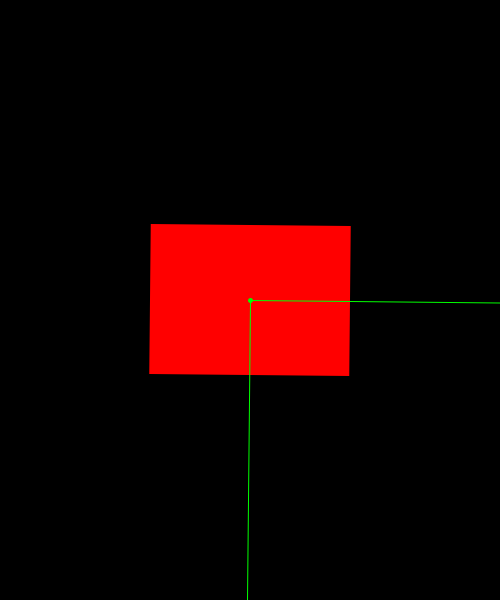
Frame 1 (no input)
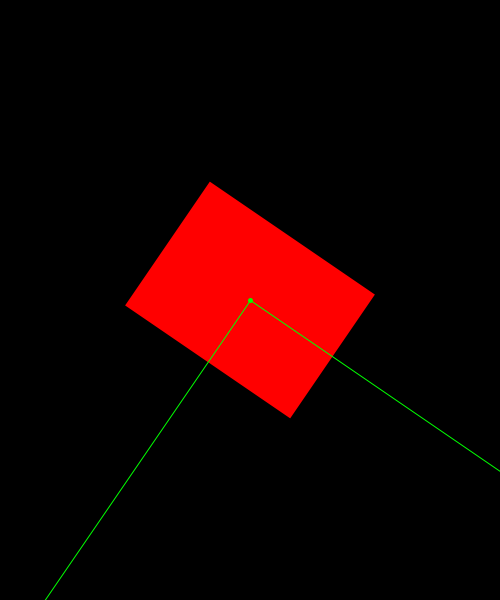
Frame 60 (the mouse pressed at the canvas centre just before this capture)
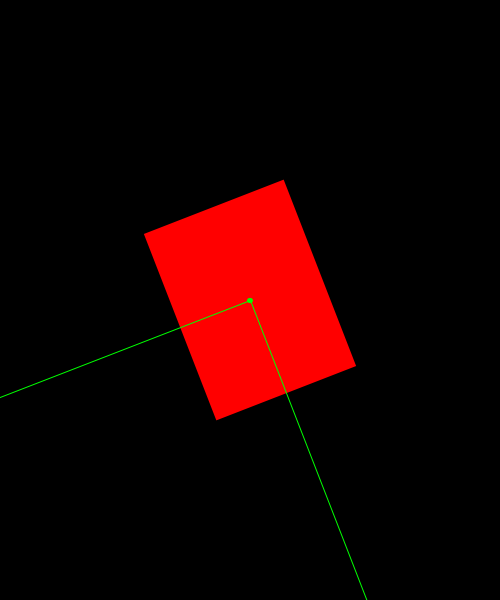
Frame 120 (the mouse held since frame 60 and released just before this capture)

The Processing sketch that drew these frames (run headless with seeded random() and noise(); from frame 60 on, the mouse is pressed at the canvas centre):

// Processing sketch: day3_03_transformation_fns
// ── day3_03_transformation_fns.pde
void setup() {
  size(500, 600);
  background(0);
}

void draw() {
  background(0);
  
  translate( width/2, height/2 );
  rotate(frameCount * 0.01);
  
  fill(255,0,0); // red
  noStroke();
  rectMode(CENTER);
  rect(0, 0, 200, 150);
  
  // draw the origin and canvas area
  noFill();
  stroke(0, 255, 0); // green
  strokeWeight(1);
  rectMode(CORNER);
  rect(0, 0, width, height);
  strokeWeight(5);
  point(0, 0);
  
}
